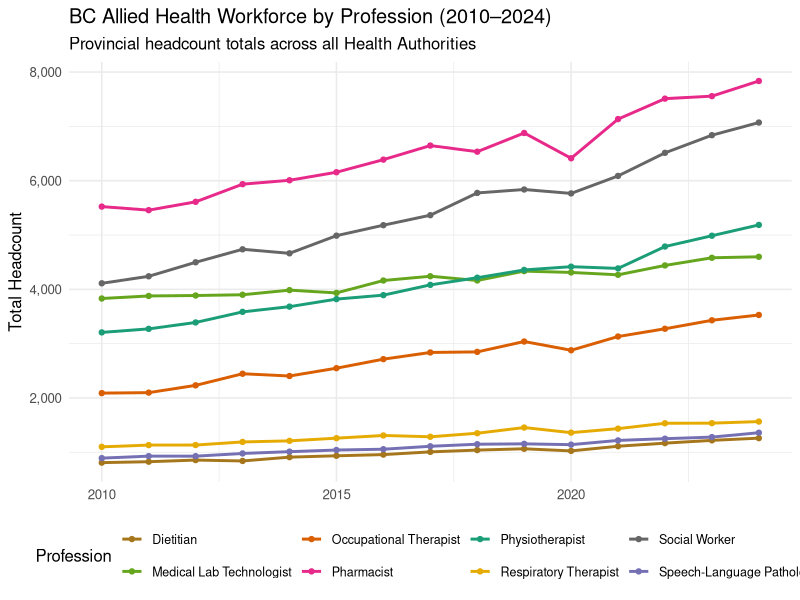
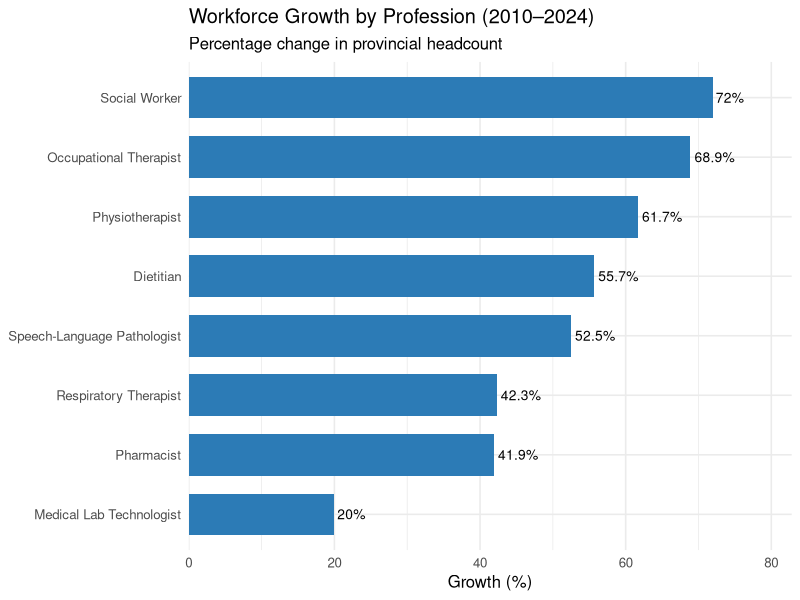
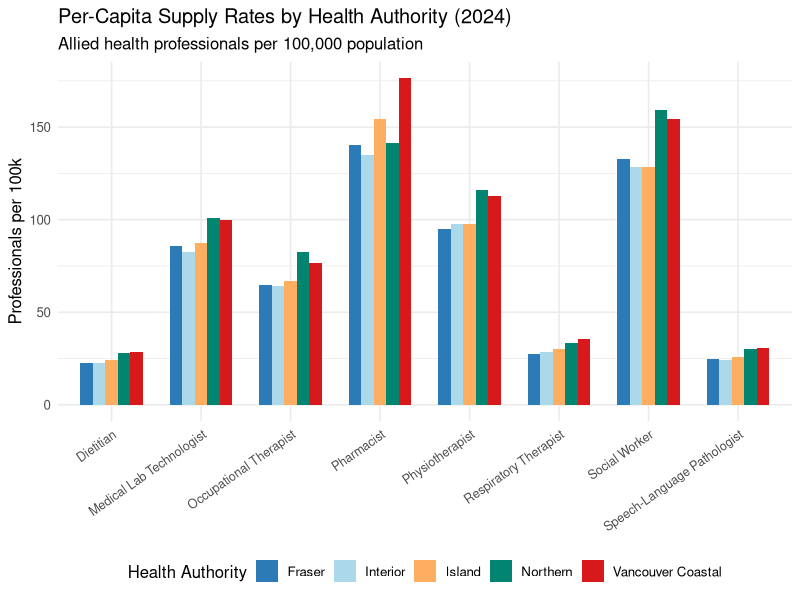
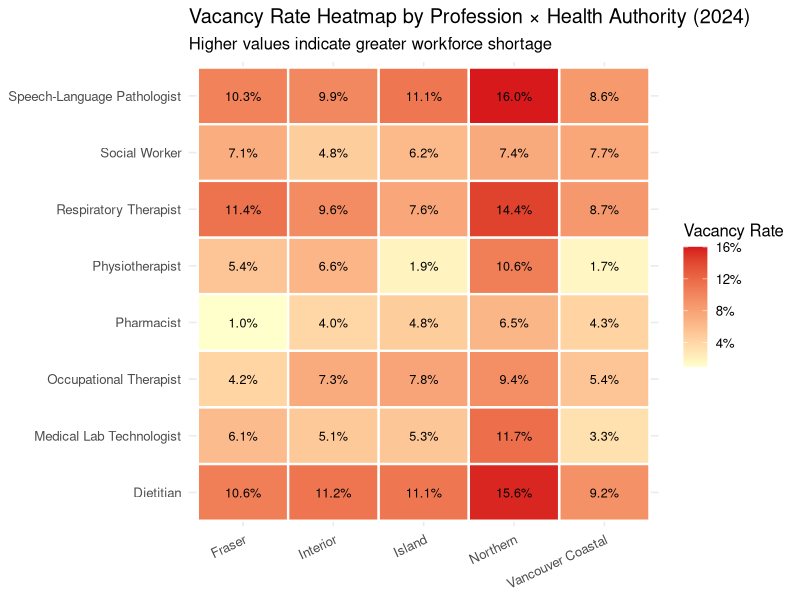
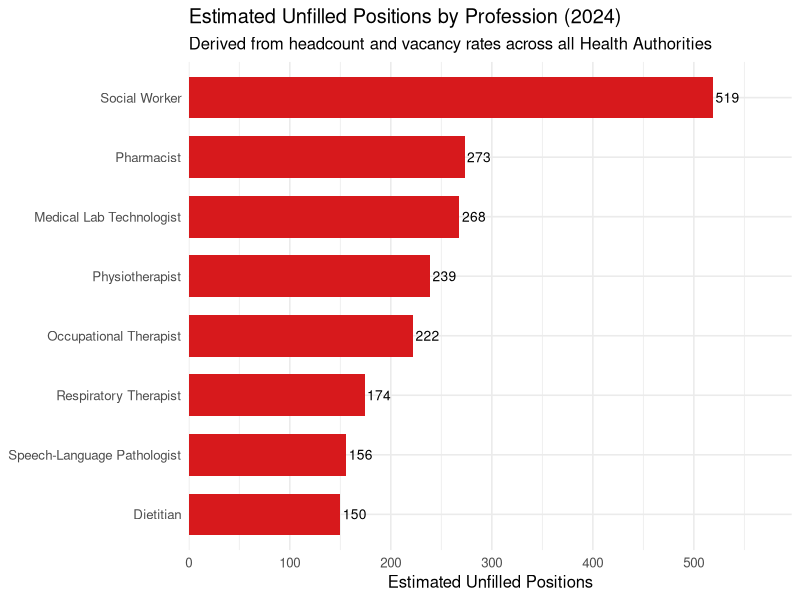

These charts were generated, in order, by the following R code: (Note: this script raises an error after producing the figures.)
# =============================================================================
# 01_analysis.R
# BC Allied Health Workforce — Full Analysis Pipeline
# =============================================================================
# Sections:
#   1. Data loading & quality assessment
#   2. Missing value imputation
#   3. Exploratory data analysis & visualization
#   4. Regression modeling & forecasting
#   5. Statistical testing (pre-COVID vs post-COVID vacancy rates)
#
# Inputs:  data/bc_allied_health_workforce.csv
# Outputs: output/*.png, output/*.csv, console diagnostics
# =============================================================================

library(tidyverse)
library(broom)
library(scales)

theme_set(theme_minimal(base_size = 12))

# Consistent colour palettes
ha_colours <- c(
  "Fraser"            = "#2c7bb6",
  "Vancouver Coastal" = "#d7191c",
  "Island"            = "#fdae61",
  "Interior"          = "#abd9e9",
  "Northern"          = "#018571"
)

prof_colours <- c(
  "Physiotherapist"              = "#1b9e77",
  "Occupational Therapist"       = "#d95f02",
  "Speech-Language Pathologist"  = "#7570b3",
  "Pharmacist"                   = "#e7298a",
  "Medical Lab Technologist"     = "#66a61e",
  "Respiratory Therapist"        = "#e6ab02",
  "Dietitian"                    = "#a6761d",
  "Social Worker"                = "#666666"
)


# =============================================================================
# 1. DATA LOADING & QUALITY ASSESSMENT
# =============================================================================

df <- read_csv("data/bc_allied_health_workforce.csv",
               col_types = cols(
                 year             = col_integer(),
                 profession       = col_character(),
                 health_authority = col_character(),
                 population       = col_double(),
                 headcount        = col_double(),
                 supply_per_100k  = col_double(),
                 vacancy_rate     = col_double()
               ))

cat("=== DATA QUALITY ASSESSMENT ===\n\n")
cat(sprintf("Dataset dimensions: %d rows x %d columns\n", nrow(df), ncol(df)))
cat(sprintf("Year range: %d - %d\n", min(df$year), max(df$year)))
cat(sprintf("Professions: %d\n", n_distinct(df$profession)))
cat(sprintf("Health Authorities: %d\n\n", n_distinct(df$health_authority)))

# Missing value summary
missing_summary <- df %>%
  summarise(across(everything(), ~ sum(is.na(.)))) %>%
  pivot_longer(everything(), names_to = "variable", values_to = "n_missing") %>%
  mutate(pct_missing = round(n_missing / nrow(df) * 100, 1))

cat("Missing values by variable:\n")
print(as.data.frame(missing_summary), row.names = FALSE)
cat("\n")

# Missing values by profession x HA (check for systematic patterns)
missing_by_group <- df %>%
  group_by(profession, health_authority) %>%
  summarise(
    n_missing_headcount = sum(is.na(headcount)),
    n_missing_vacancy   = sum(is.na(vacancy_rate)),
    .groups = "drop"
  ) %>%
  filter(n_missing_headcount > 0 | n_missing_vacancy > 0)

cat("Missing values by profession x HA (non-zero only):\n")
print(as.data.frame(missing_by_group), row.names = FALSE)
cat("\n")


# =============================================================================
# 2. MISSING VALUE IMPUTATION — GROUP-MEDIAN
# =============================================================================
# Strategy: impute using the median of the same profession x HA group.
# Rationale: group-median is robust to outliers (unlike mean) and preserves
# the local distribution better than a global median would.

df_clean <- df %>%
  group_by(profession, health_authority) %>%
  mutate(
    headcount       = if_else(is.na(headcount),
                              median(headcount, na.rm = TRUE), headcount),
    supply_per_100k = if_else(is.na(supply_per_100k),
                              median(supply_per_100k, na.rm = TRUE), supply_per_100k),
    vacancy_rate    = if_else(is.na(vacancy_rate),
                              median(vacancy_rate, na.rm = TRUE), vacancy_rate)
  ) %>%
  ungroup()

# Validation: confirm no remaining NAs
stopifnot(sum(is.na(df_clean$headcount)) == 0)
stopifnot(sum(is.na(df_clean$supply_per_100k)) == 0)
stopifnot(sum(is.na(df_clean$vacancy_rate)) == 0)
cat("Post-imputation validation: PASSED (0 remaining NAs)\n\n")


# =============================================================================
# 3. EXPLORATORY DATA ANALYSIS & VISUALIZATION
# =============================================================================

# --- Plot 1: Provincial workforce trends over time ----------------------------

provincial_trends <- df_clean %>%
  group_by(year, profession) %>%
  summarise(total_headcount = sum(headcount), .groups = "drop")

p1 <- ggplot(provincial_trends, aes(x = year, y = total_headcount,
                                     colour = profession)) +
  geom_line(linewidth = 1) +
  geom_point(size = 1.5) +
  scale_colour_manual(values = prof_colours) +
  scale_y_continuous(labels = comma) +
  labs(
    title    = "BC Allied Health Workforce by Profession (2010\u20132024)",
    subtitle = "Provincial headcount totals across all Health Authorities",
    x = NULL, y = "Total Headcount", colour = "Profession"
  ) +
  theme(legend.position = "bottom",
        legend.text = element_text(size = 9)) +
  guides(colour = guide_legend(nrow = 2))

ggsave("output/01_provincial_trends.png", p1, width = 10, height = 6, dpi = 300)
cat("Saved: output/01_provincial_trends.png\n")


# --- Plot 2: Growth comparison 2010 vs 2024 ----------------------------------

growth_comparison <- df_clean %>%
  filter(year %in% c(2010, 2024)) %>%
  group_by(year, profession) %>%
  summarise(total = sum(headcount), .groups = "drop") %>%
  pivot_wider(names_from = year, values_from = total, names_prefix = "y") %>%
  mutate(
    growth_pct = round((y2024 - y2010) / y2010 * 100, 1),
    profession = fct_reorder(profession, growth_pct)
  )

p2 <- ggplot(growth_comparison, aes(x = growth_pct, y = profession)) +
  geom_col(fill = "#2c7bb6", width = 0.7) +
  geom_text(aes(label = paste0(growth_pct, "%")),
            hjust = -0.1, size = 3.5) +
  scale_x_continuous(expand = expansion(mult = c(0, 0.15))) +
  labs(
    title    = "Workforce Growth by Profession (2010\u20132024)",
    subtitle = "Percentage change in provincial headcount",
    x = "Growth (%)", y = NULL
  )

ggsave("output/02_growth_comparison.png", p2, width = 9, height = 5, dpi = 300)
cat("Saved: output/02_growth_comparison.png\n")


# --- Plot 3: Per-capita supply rates by HA (2024) ----------------------------

supply_2024 <- df_clean %>%
  filter(year == 2024)

p3 <- ggplot(supply_2024, aes(x = profession, y = supply_per_100k,
                               fill = health_authority)) +
  geom_col(position = "dodge", width = 0.7) +
  scale_fill_manual(values = ha_colours) +
  labs(
    title    = "Per-Capita Supply Rates by Health Authority (2024)",
    subtitle = "Allied health professionals per 100,000 population",
    x = NULL, y = "Professionals per 100k", fill = "Health Authority"
  ) +
  theme(axis.text.x = element_text(angle = 35, hjust = 1, size = 9),
        legend.position = "bottom") +
  guides(fill = guide_legend(nrow = 1))

ggsave("output/03_supply_by_ha.png", p3, width = 11, height = 6, dpi = 300)
cat("Saved: output/03_supply_by_ha.png\n")


# --- Plot 4: Vacancy rate heatmap (2024) -------------------------------------

vacancy_2024 <- df_clean %>%
  filter(year == 2024)

p4 <- ggplot(vacancy_2024, aes(x = health_authority, y = profession,
                                fill = vacancy_rate)) +
  geom_tile(colour = "white", linewidth = 0.8) +
  geom_text(aes(label = percent(vacancy_rate, accuracy = 0.1)),
            size = 3.2) +
  scale_fill_gradient(low = "#ffffcc", high = "#d7191c",
                      labels = percent_format()) +
  labs(
    title    = "Vacancy Rate Heatmap by Profession \u00d7 Health Authority (2024)",
    subtitle = "Higher values indicate greater workforce shortage",
    x = NULL, y = NULL, fill = "Vacancy Rate"
  ) +
  theme(axis.text.x = element_text(angle = 25, hjust = 1))

ggsave("output/04_vacancy_heatmap.png", p4, width = 10, height = 6, dpi = 300)
cat("Saved: output/04_vacancy_heatmap.png\n")


# --- Plot 5: Estimated unfilled positions (2024) -----------------------------

unfilled <- df_clean %>%
  filter(year == 2024) %>%
  mutate(
    estimated_demand  = round(headcount / (1 - vacancy_rate)),
    unfilled_positions = estimated_demand - headcount
  ) %>%
  group_by(profession) %>%
  summarise(total_unfilled = sum(unfilled_positions), .groups = "drop") %>%
  mutate(profession = fct_reorder(profession, total_unfilled))

p5 <- ggplot(unfilled, aes(x = total_unfilled, y = profession)) +
  geom_col(fill = "#d7191c", width = 0.7) +
  geom_text(aes(label = comma(total_unfilled)), hjust = -0.1, size = 3.5) +
  scale_x_continuous(labels = comma, expand = expansion(mult = c(0, 0.15))) +
  labs(
    title    = "Estimated Unfilled Positions by Profession (2024)",
    subtitle = "Derived from headcount and vacancy rates across all Health Authorities",
    x = "Estimated Unfilled Positions", y = NULL
  )

ggsave("output/05_unfilled_positions.png", p5, width = 9, height = 5, dpi = 300)
cat("Saved: output/05_unfilled_positions.png\n")


# =============================================================================
# 4. REGRESSION MODELING & FORECASTING
# =============================================================================
# Fit a linear regression per profession on provincial headcount totals.
# COVID years (2020-2021) are excluded to avoid distorting the trend.
#
# Model: total_headcount ~ year
# Forecast horizon: 2025-2028 with 95% prediction intervals

provincial_annual <- df_clean %>%
  group_by(year, profession) %>%
  summarise(total_headcount = sum(headcount), .groups = "drop")

# Exclude COVID years from model fitting
training_data <- provincial_annual %>%
  filter(!(year %in% c(2020, 2021)))

# Fit models
models <- training_data %>%
  group_by(profession) %>%
  nest() %>%
  mutate(
    model   = map(data, ~ lm(total_headcount ~ year, data = .x)),
    glance  = map(model, glance),
    tidy    = map(model, tidy)
  )

# --- Model diagnostics --------------------------------------------------------

cat("\n=== REGRESSION MODEL DIAGNOSTICS ===\n\n")

diagnostics <- models %>%
  select(profession, glance) %>%
  unnest(glance) %>%
  select(profession, r.squared, adj.r.squared, p.value, sigma) %>%
  mutate(across(c(r.squared, adj.r.squared), ~ round(., 4)),
         p.value = format.pval(p.value, digits = 3))

print(as.data.frame(diagnostics), row.names = FALSE)
cat("\n")

# Extract annual growth rates from coefficients
growth_rates <- models %>%
  select(profession, tidy) %>%
  unnest(tidy) %>%
  filter(term == "year") %>%
  select(profession, estimate, std.error, p.value) %>%
  mutate(
    annual_growth = round(estimate, 1),
    se            = round(std.error, 1),
    p.value       = format.pval(p.value, digits = 3)
  )

cat("Annual growth rates (headcount/year):\n")
print(as.data.frame(growth_rates %>% select(profession, annual_growth, se, p.value)),
      row.names = FALSE)
cat("\n")

# --- Forecasts ----------------------------------------------------------------

forecast_years <- tibble(year = 2025:2028)

forecasts <- models %>%
  select(profession, model) %>%
  mutate(
    predictions = map(model, ~ {
      pred <- predict(.x, newdata = forecast_years, interval = "prediction",
                       level = 0.95)
      bind_cols(forecast_years, as_tibble(pred))
    })
  ) %>%
  select(profession, predictions) %>%
  unnest(predictions) %>%
  rename(forecast = fit, lower_95 = lwr, upper_95 = upr) %>%
  mutate(across(c(forecast, lower_95, upper_95), round))

cat("Workforce forecasts (2025-2028):\n")
print(as.data.frame(forecasts), row.names = FALSE)

write_csv(forecasts, "output/forecast_summary.csv")
cat("\nSaved: output/forecast_summary.csv\n")


# --- Plot 6: Forecast panels by profession -----------------------------------

# Combine historical + forecast for plotting
historical_plot <- provincial_annual %>%
  mutate(type = "Historical")

forecast_plot <- forecasts %>%
  rename(total_headcount = forecast) %>%
  mutate(type = "Forecast")

combined <- bind_rows(
  historical_plot %>% select(year, profession, total_headcount, type),
  forecast_plot   %>% select(year, profession, total_headcount, type)
)

p6 <- ggplot() +
  # Historical line
  geom_line(data = filter(combined, type == "Historical"),
            aes(x = year, y = total_headcount),
            colour = "#2c7bb6", linewidth = 0.8) +
  geom_point(data = filter(combined, type == "Historical"),
             aes(x = year, y = total_headcount),
             colour = "#2c7bb6", size = 1.2) +
  # Forecast line + ribbon
  geom_ribbon(data = forecast_plot,
              aes(x = year, ymin = lower_95, ymax = upper_95),
              fill = "#fdae61", alpha = 0.35) +
  geom_line(data = filter(combined, type == "Forecast"),
            aes(x = year, y = total_headcount),
            colour = "#d7191c", linewidth = 0.8, linetype = "dashed") +
  geom_point(data = filter(combined, type == "Forecast"),
             aes(x = year, y = total_headcount),
             colour = "#d7191c", size = 1.2) +
  # COVID exclusion shading
  annotate("rect", xmin = 2019.5, xmax = 2021.5, ymin = -Inf, ymax = Inf,
           fill = "grey80", alpha = 0.25) +
  facet_wrap(~ profession, scales = "free_y", ncol = 2) +
  scale_y_continuous(labels = comma) +
  labs(
    title    = "Allied Health Workforce Forecasts (2025\u20132028)",
    subtitle = "Blue = historical | Red dashed = forecast | Shaded band = 95% prediction interval\nGrey zone = COVID years (excluded from model)",
    x = NULL, y = "Provincial Headcount"
  ) +
  theme(strip.text = element_text(face = "bold", size = 10))

ggsave("output/06_forecast_panels.png", p6, width = 12, height = 10, dpi = 300)
cat("Saved: output/06_forecast_panels.png\n")


# =============================================================================
# 5. STATISTICAL TESTING — PRE-COVID vs POST-COVID VACANCY RATES
# =============================================================================
# Welch's t-test comparing mean vacancy rates before (2015-2019) vs
# after (2022-2024) the pandemic, by profession.

pre_covid  <- df_clean %>% filter(year >= 2015, year <= 2019)
post_covid <- df_clean %>% filter(year >= 2022, year <= 2024)

t_test_results <- tibble(profession = unique(df_clean$profession)) %>%
  mutate(
    test = map(profession, ~ {
      pre  <- pre_covid  %>% filter(profession == .x) %>% pull(vacancy_rate)
      post <- post_covid %>% filter(profession == .x) %>% pull(vacancy_rate)
      t.test(post, pre, alternative = "greater")
    }),
    tidied = map(test, tidy)
  ) %>%
  unnest(tidied) %>%
  select(profession, estimate1, estimate2, statistic, p.value, conf.low) %>%
  rename(
    mean_post_covid = estimate1,
    mean_pre_covid  = estimate2,
    t_statistic     = statistic
  ) %>%
  mutate(
    difference = round(mean_post_covid - mean_pre_covid, 4),
    significant = if_else(p.value < 0.05, "Yes", "No"),
    across(c(mean_post_covid, mean_pre_covid), ~ round(., 4)),
    p.value = round(p.value, 4)
  )

cat("\n=== WELCH'S T-TEST: POST-COVID vs PRE-COVID VACANCY RATES ===\n")
cat("H1: Post-COVID vacancy rates are higher than pre-COVID\n\n")
print(as.data.frame(t_test_results %>%
  select(profession, mean_pre_covid, mean_post_covid, difference,
         t_statistic, p.value, significant)),
  row.names = FALSE)

write_csv(t_test_results, "output/t_test_results.csv")
cat("\nSaved: output/t_test_results.csv\n")


# --- Plot 7: Pre vs post-COVID vacancy comparison ----------------------------

vacancy_comparison <- bind_rows(
  pre_covid  %>% mutate(period = "Pre-COVID (2015\u20132019)"),
  post_covid %>% mutate(period = "Post-COVID (2022\u20132024)")
) %>%
  group_by(profession, period) %>%
  summarise(mean_vacancy = mean(vacancy_rate), .groups = "drop")

p7 <- ggplot(vacancy_comparison, aes(x = profession, y = mean_vacancy,
                                      fill = period)) +
  geom_col(position = "dodge", width = 0.7) +
  scale_fill_manual(values = c("Pre-COVID (2015\u20132019)" = "#abd9e9",
                                "Post-COVID (2022\u20132024)" = "#d7191c")) +
  scale_y_continuous(labels = percent_format()) +
  labs(
    title    = "Vacancy Rates: Pre-COVID vs Post-COVID",
    subtitle = "Mean vacancy rate by profession (Welch\u2019s t-test, \u03b1 = 0.05)",
    x = NULL, y = "Mean Vacancy Rate", fill = NULL
  ) +
  theme(axis.text.x = element_text(angle = 35, hjust = 1, size = 9),
        legend.position = "bottom")

ggsave("output/07_vacancy_comparison.png", p7, width = 10, height = 6, dpi = 300)
cat("Saved: output/07_vacancy_comparison.png\n")


# =============================================================================
# SUMMARY
# =============================================================================
cat("\n=== PIPELINE COMPLETE ===\n")
cat("Outputs:\n")
cat("  Plots:  output/01_provincial_trends.png\n")
cat("          output/02_growth_comparison.png\n")
cat("          output/03_supply_by_ha.png\n")
cat("          output/04_vacancy_heatmap.png\n")
cat("          output/05_unfilled_positions.png\n")
cat("          output/06_forecast_panels.png\n")
cat("          output/07_vacancy_comparison.png\n")
cat("  Tables: output/forecast_summary.csv\n")
cat("          output/t_test_results.csv\n")
